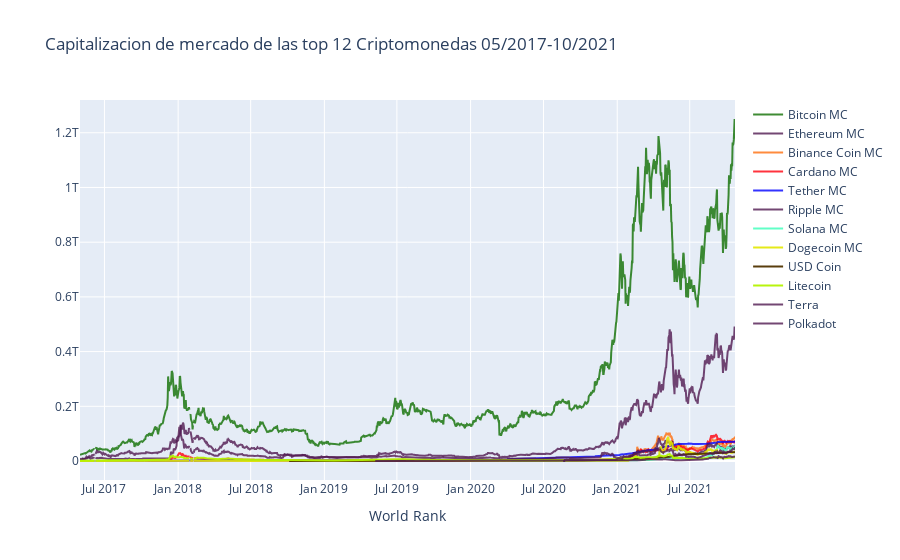

The cell this chart's notebook holds for it:
### Code cell
import plotly.graph_objs as go

trace1 = go.Scatter(x = tabla_crypto.index,y = tabla_crypto["Bitcoin"]['Market_Cap'],name = 'Bitcoin MC',mode= 'lines',
                    marker = dict(color = 'rgba(16, 112, 2, 0.8)'))
                  
trace2 = go.Scatter(x = tabla_crypto.index,y = tabla_crypto["Ethereum"]['Market_Cap'],name = 'Ethereum MC',mode= 'lines',
                    marker = dict(color = 'rgba(80, 26, 80, 0.8)'))
                    
trace3 = go.Scatter(x = tabla_crypto.index,y = tabla_crypto["Binance Coin"]['Market_Cap'],name = 'Binance Coin MC',mode= 'lines',
                    marker = dict(color = 'rgba(255, 110, 13, 0.8)'))

trace4 = go.Scatter(x = tabla_crypto.index,y = tabla_crypto["Cardano"]['Market_Cap'],name = 'Cardano MC',mode= 'lines',
                    marker = dict(color = 'rgba(255, 0, 13, 0.8)'))

trace5 = go.Scatter(x = tabla_crypto.index,y = tabla_crypto["Tether"]['Market_Cap'],name = 'Tether MC',mode= 'lines',
                    marker = dict(color = 'rgba(0, 0, 255, 0.8)'))

trace6 = go.Scatter(x = tabla_crypto.index,y = tabla_crypto["Ripple"]['Market_Cap'],name = 'Ripple MC',mode= 'lines',
                    marker = dict(color = 'rgba(80, 26, 80, 0.8)'))

trace7 = go.Scatter(x = tabla_crypto.index,y = tabla_crypto["Solana"]['Market_Cap'],name = 'Solana MC',mode= 'lines',
                    marker = dict(color = 'rgba(89, 255, 196, 0.95)'))
                   
trace8 = go.Scatter(x = tabla_crypto.index,y = tabla_crypto["Dogecoin"]['Market_Cap'],name = 'Dogecoin MC',mode= 'lines',
                    marker = dict(color = 'rgba(227, 232, 0, 0.9)'))

trace9 = go.Scatter(x = tabla_crypto.index,y = tabla_crypto["USD Coin"]['Market_Cap'],name = 'USD Coin',mode= 'lines',
                    marker = dict(color = 'rgba(81, 52, 0, 0.95)')) 

trace10 = go.Scatter(x = tabla_crypto.index,y = tabla_crypto["Litecoin"]['Market_Cap'],name = 'Litecoin',mode= 'lines',
                    marker = dict(color = 'rgba(181, 244, 0, 0.95)'))

trace11 = go.Scatter(x = tabla_crypto.index,y = tabla_crypto["Terra"]['Market_Cap'],name = 'Terra',mode= 'lines',
                    marker = dict(color = 'rgba(80, 26, 80, 0.8)'))          

trace12 = go.Scatter(x = tabla_crypto.index,y = tabla_crypto["Polkadot"]['Market_Cap'],name = 'Polkadot',mode= 'lines',
                    marker = dict(color = 'rgba(80, 26, 80, 0.8)'))         
data = [trace1, trace2, trace3, trace4, trace5, trace6, trace7, trace8, trace9, trace10, trace11, trace12]

layout = dict(title = 'Capitalizacion de mercado de las top 12 Criptomonedas 05/2017-10/2021',xaxis= dict(title= 'World Rank',ticklen= 5))
           

fig = go.Figure(data = data, layout=layout)

iplot(fig)

### Figure 1 — Plotly figure (JSON) as saved in the notebook; plotly's stock layout.template omitted (floating-point values rounded to 4 significant figures; data arrays with more than 128 entries replaced by an {"elided": "..."} marker saying what was removed)
{"data": [{"marker": {"color": "rgba(16, 112, 2, 0.8)"}, "mode": "lines", "name": "Bitcoin MC", "type": "scatter", "x": {"elided": "1652 str values"}, "y": {"elided": "1652 float values"}}, {"marker": {"color": "rgba(80, 26, 80, 0.8)"}, "mode": "lines", "name": "Ethereum MC", "type": "scatter", "x": {"elided": "1652 str values"}, "y": {"elided": "1652 float values"}}, {"marker": {"color": "rgba(255, 110, 13, 0.8)"}, "mode": "lines", "name": "Binance Coin MC", "type": "scatter", "x": {"elided": "1652 str values"}, "y": {"elided": "1652 float values"}}, {"marker": {"color": "rgba(255, 0, 13, 0.8)"}, "mode": "lines", "name": "Cardano MC", "type": "scatter", "x": {"elided": "1652 str values"}, "y": {"elided": "1652 float values"}}, {"marker": {"color": "rgba(0, 0, 255, 0.8)"}, "mode": "lines", "name": "Tether MC", "type": "scatter", "x": {"elided": "1652 str values"}, "y": {"elided": "1652 float values"}}, {"marker": {"color": "rgba(80, 26, 80, 0.8)"}, "mode": "lines", "name": "Ripple MC", "type": "scatter", "x": {"elided": "1652 str values"}, "y": {"elided": "1652 float values"}}, {"marker": {"color": "rgba(89, 255, 196, 0.95)"}, "mode": "lines", "name": "Solana MC", "type": "scatter", "x": {"elided": "1652 str values"}, "y": {"elided": "1652 float values"}}, {"marker": {"color": "rgba(227, 232, 0, 0.9)"}, "mode": "lines", "name": "Dogecoin MC", "type": "scatter", "x": {"elided": "1652 str values"}, "y": {"elided": "1652 float values"}}, {"marker": {"color": "rgba(81, 52, 0, 0.95)"}, "mode": "lines", "name": "USD Coin", "type": "scatter", "x": {"elided": "1652 str values"}, "y": {"elided": "1652 float values"}}, {"marker": {"color": "rgba(181, 244, 0, 0.95)"}, "mode": "lines", "name": "Litecoin", "type": "scatter", "x": {"elided": "1652 str values"}, "y": {"elided": "1652 float values"}}, {"marker": {"color": "rgba(80, 26, 80, 0.8)"}, "mode": "lines", "name": "Terra", "type": "scatter", "x": {"elided": "1652 str values"}, "y": {"elided": "1652 float values"}}, {"marker": {"color": "rgba(80, 26, 80, 0.8)"}, "mode": "lines", "name": "Polkadot", "type": "scatter", "x": {"elided": "1652 str values"}, "y": {"elided": "1652 float values"}}], "layout": {"title": {"text": "Capitalizacion de mercado de las top 12 Criptomonedas 05/2017-10/2021"}, "xaxis": {"ticklen": 5, "title": {"text": "World Rank"}}}}
